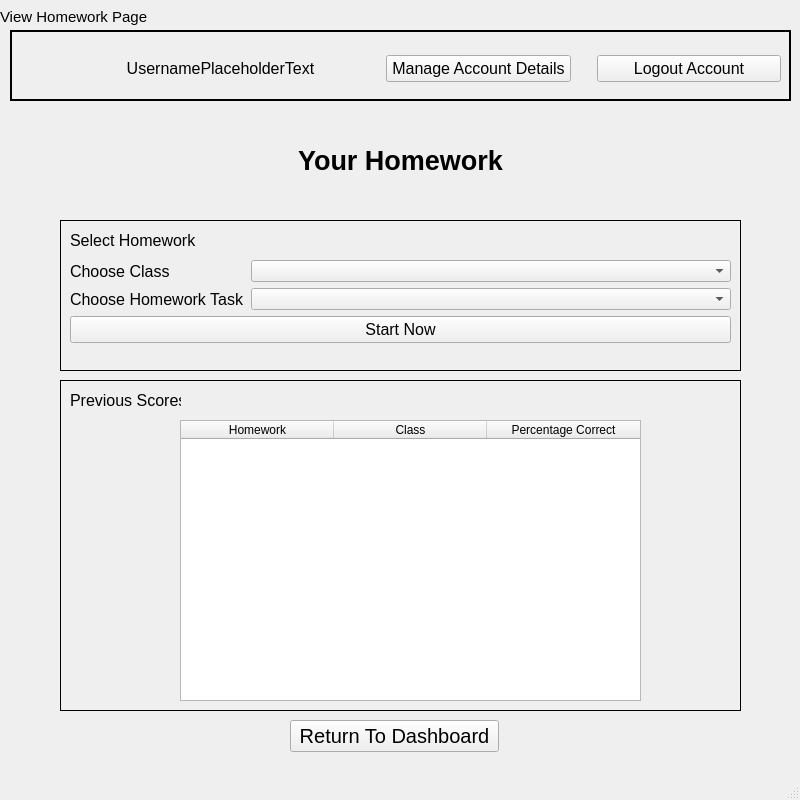
<?xml version="1.0" encoding="UTF-8"?>
<ui version="4.0">
 <class>MainWindow</class>
 <widget class="QMainWindow" name="MainWindow">
  <property name="geometry">
   <rect>
    <x>0</x>
    <y>0</y>
    <width>800</width>
    <height>800</height>
   </rect>
  </property>
  <property name="sizePolicy">
   <sizepolicy hsizetype="Fixed" vsizetype="Fixed">
    <horstretch>0</horstretch>
    <verstretch>0</verstretch>
   </sizepolicy>
  </property>
  <property name="minimumSize">
   <size>
    <width>800</width>
    <height>800</height>
   </size>
  </property>
  <property name="maximumSize">
   <size>
    <width>800</width>
    <height>800</height>
   </size>
  </property>
  <property name="windowTitle">
   <string>MainWindow</string>
  </property>
  <widget class="QWidget" name="centralwidget">
   <widget class="QFrame" name="frame_4">
    <property name="geometry">
     <rect>
      <x>10</x>
      <y>30</y>
      <width>781</width>
      <height>71</height>
     </rect>
    </property>
    <property name="frameShape">
     <enum>QFrame::Box</enum>
    </property>
    <property name="frameShadow">
     <enum>QFrame::Plain</enum>
    </property>
    <property name="lineWidth">
     <number>2</number>
    </property>
    <widget class="QWidget" name="horizontalLayoutWidget_3">
     <property name="geometry">
      <rect>
       <x>10</x>
       <y>0</y>
       <width>761</width>
       <height>77</height>
      </rect>
     </property>
     <layout class="QHBoxLayout" name="horizontalLayout_3">
      <item>
       <widget class="QLabel" name="image_3">
        <property name="sizePolicy">
         <sizepolicy hsizetype="Preferred" vsizetype="Preferred">
          <horstretch>0</horstretch>
          <verstretch>0</verstretch>
         </sizepolicy>
        </property>
        <property name="maximumSize">
         <size>
          <width>55</width>
          <height>55</height>
         </size>
        </property>
        <property name="text">
         <string/>
        </property>
        <property name="pixmap">
         <pixmap>../../../../../../Downloads/images__1_-removebg-preview.png</pixmap>
        </property>
        <property name="scaledContents">
         <bool>true</bool>
        </property>
       </widget>
      </item>
      <item>
       <widget class="QLabel" name="username">
        <property name="sizePolicy">
         <sizepolicy hsizetype="Fixed" vsizetype="Preferred">
          <horstretch>0</horstretch>
          <verstretch>0</verstretch>
         </sizepolicy>
        </property>
        <property name="minimumSize">
         <size>
          <width>279</width>
          <height>0</height>
         </size>
        </property>
        <property name="maximumSize">
         <size>
          <width>279</width>
          <height>16777215</height>
         </size>
        </property>
        <property name="font">
         <font>
          <pointsize>12</pointsize>
         </font>
        </property>
        <property name="text">
         <string>UsernamePlaceholderText</string>
        </property>
        <property name="alignment">
         <set>Qt::AlignCenter</set>
        </property>
       </widget>
      </item>
      <item>
       <spacer name="horizontalSpacer_6">
        <property name="orientation">
         <enum>Qt::Horizontal</enum>
        </property>
        <property name="sizeType">
         <enum>QSizePolicy::Fixed</enum>
        </property>
        <property name="sizeHint" stdset="0">
         <size>
          <width>20</width>
          <height>20</height>
         </size>
        </property>
       </spacer>
      </item>
      <item>
       <widget class="QPushButton" name="manageAccountDetails">
        <property name="font">
         <font>
          <pointsize>12</pointsize>
         </font>
        </property>
        <property name="text">
         <string>Manage Account Details</string>
        </property>
       </widget>
      </item>
      <item>
       <spacer name="horizontalSpacer_7">
        <property name="orientation">
         <enum>Qt::Horizontal</enum>
        </property>
        <property name="sizeType">
         <enum>QSizePolicy::Fixed</enum>
        </property>
        <property name="sizeHint" stdset="0">
         <size>
          <width>20</width>
          <height>20</height>
         </size>
        </property>
       </spacer>
      </item>
      <item>
       <widget class="QPushButton" name="logoutAccount">
        <property name="font">
         <font>
          <pointsize>12</pointsize>
         </font>
        </property>
        <property name="text">
         <string>Logout Account</string>
        </property>
       </widget>
      </item>
     </layout>
    </widget>
   </widget>
   <widget class="QLabel" name="labelForPage_3">
    <property name="geometry">
     <rect>
      <x>0</x>
      <y>0</y>
      <width>201</width>
      <height>33</height>
     </rect>
    </property>
    <property name="font">
     <font>
      <pointsize>11</pointsize>
      <weight>50</weight>
      <bold>false</bold>
      <kerning>true</kerning>
     </font>
    </property>
    <property name="tabletTracking">
     <bool>false</bool>
    </property>
    <property name="layoutDirection">
     <enum>Qt::LeftToRight</enum>
    </property>
    <property name="styleSheet">
     <string notr="true"/>
    </property>
    <property name="text">
     <string>View Homework Page</string>
    </property>
   </widget>
   <widget class="QWidget" name="verticalLayoutWidget_2">
    <property name="geometry">
     <rect>
      <x>70</x>
      <y>120</y>
      <width>661</width>
      <height>81</height>
     </rect>
    </property>
    <layout class="QVBoxLayout" name="welcomeLayout_3">
     <item>
      <widget class="QLabel" name="welcomeHeader_3">
       <property name="font">
        <font>
         <pointsize>20</pointsize>
         <weight>75</weight>
         <bold>true</bold>
        </font>
       </property>
       <property name="mouseTracking">
        <bool>true</bool>
       </property>
       <property name="layoutDirection">
        <enum>Qt::LeftToRight</enum>
       </property>
       <property name="styleSheet">
        <string notr="true"/>
       </property>
       <property name="text">
        <string>Your Homework</string>
       </property>
       <property name="alignment">
        <set>Qt::AlignCenter</set>
       </property>
      </widget>
     </item>
    </layout>
   </widget>
   <widget class="QPushButton" name="returnToDashboard">
    <property name="geometry">
     <rect>
      <x>290</x>
      <y>720</y>
      <width>209</width>
      <height>32</height>
     </rect>
    </property>
    <property name="font">
     <font>
      <pointsize>15</pointsize>
     </font>
    </property>
    <property name="text">
     <string>Return To Dashboard</string>
    </property>
   </widget>
   <widget class="QLabel" name="label">
    <property name="geometry">
     <rect>
      <x>70</x>
      <y>390</y>
      <width>111</width>
      <height>21</height>
     </rect>
    </property>
    <property name="font">
     <font>
      <pointsize>12</pointsize>
     </font>
    </property>
    <property name="text">
     <string>Previous Scores</string>
    </property>
   </widget>
   <widget class="QTableWidget" name="pastHomeworkAttempts">
    <property name="geometry">
     <rect>
      <x>180</x>
      <y>420</y>
      <width>461</width>
      <height>281</height>
     </rect>
    </property>
    <property name="editTriggers">
     <set>QAbstractItemView::NoEditTriggers</set>
    </property>
    <attribute name="horizontalHeaderDefaultSectionSize">
     <number>153</number>
    </attribute>
    <column>
     <property name="text">
      <string>Homework</string>
     </property>
    </column>
    <column>
     <property name="text">
      <string>Class</string>
     </property>
    </column>
    <column>
     <property name="text">
      <string>Percentage Correct</string>
     </property>
    </column>
   </widget>
   <widget class="QLabel" name="label_2">
    <property name="geometry">
     <rect>
      <x>70</x>
      <y>230</y>
      <width>131</width>
      <height>21</height>
     </rect>
    </property>
    <property name="font">
     <font>
      <pointsize>12</pointsize>
     </font>
    </property>
    <property name="text">
     <string>Select Homework</string>
    </property>
   </widget>
   <widget class="QWidget" name="formLayoutWidget">
    <property name="geometry">
     <rect>
      <x>70</x>
      <y>260</y>
      <width>661</width>
      <height>91</height>
     </rect>
    </property>
    <layout class="QFormLayout" name="formLayout">
     <item row="0" column="0">
      <widget class="QLabel" name="chooseClassLabel">
       <property name="font">
        <font>
         <pointsize>12</pointsize>
        </font>
       </property>
       <property name="text">
        <string>Choose Class</string>
       </property>
      </widget>
     </item>
     <item row="0" column="1">
      <widget class="QComboBox" name="chooseClassComboBox"/>
     </item>
     <item row="1" column="0">
      <widget class="QLabel" name="chooseHomeworkTaskLabel">
       <property name="font">
        <font>
         <pointsize>12</pointsize>
        </font>
       </property>
       <property name="text">
        <string>Choose Homework Task</string>
       </property>
      </widget>
     </item>
     <item row="1" column="1">
      <widget class="QComboBox" name="chooseHomeworkTaskComboBox"/>
     </item>
     <item row="2" column="0" colspan="2">
      <widget class="QPushButton" name="pushButton">
       <property name="font">
        <font>
         <pointsize>12</pointsize>
        </font>
       </property>
       <property name="text">
        <string>Start Now</string>
       </property>
      </widget>
     </item>
    </layout>
   </widget>
   <widget class="QFrame" name="frame">
    <property name="geometry">
     <rect>
      <x>60</x>
      <y>220</y>
      <width>681</width>
      <height>151</height>
     </rect>
    </property>
    <property name="frameShape">
     <enum>QFrame::Box</enum>
    </property>
    <property name="frameShadow">
     <enum>QFrame::Plain</enum>
    </property>
   </widget>
   <widget class="QFrame" name="frame_2">
    <property name="geometry">
     <rect>
      <x>60</x>
      <y>380</y>
      <width>681</width>
      <height>331</height>
     </rect>
    </property>
    <property name="frameShape">
     <enum>QFrame::Box</enum>
    </property>
    <property name="frameShadow">
     <enum>QFrame::Plain</enum>
    </property>
   </widget>
   <zorder>frame</zorder>
   <zorder>frame_2</zorder>
   <zorder>frame_4</zorder>
   <zorder>labelForPage_3</zorder>
   <zorder>verticalLayoutWidget_2</zorder>
   <zorder>returnToDashboard</zorder>
   <zorder>label</zorder>
   <zorder>pastHomeworkAttempts</zorder>
   <zorder>label_2</zorder>
   <zorder>formLayoutWidget</zorder>
  </widget>
  <widget class="QMenuBar" name="menubar">
   <property name="geometry">
    <rect>
     <x>0</x>
     <y>0</y>
     <width>800</width>
     <height>21</height>
    </rect>
   </property>
  </widget>
  <widget class="QStatusBar" name="statusbar"/>
 </widget>
 <resources/>
 <connections/>
</ui>
